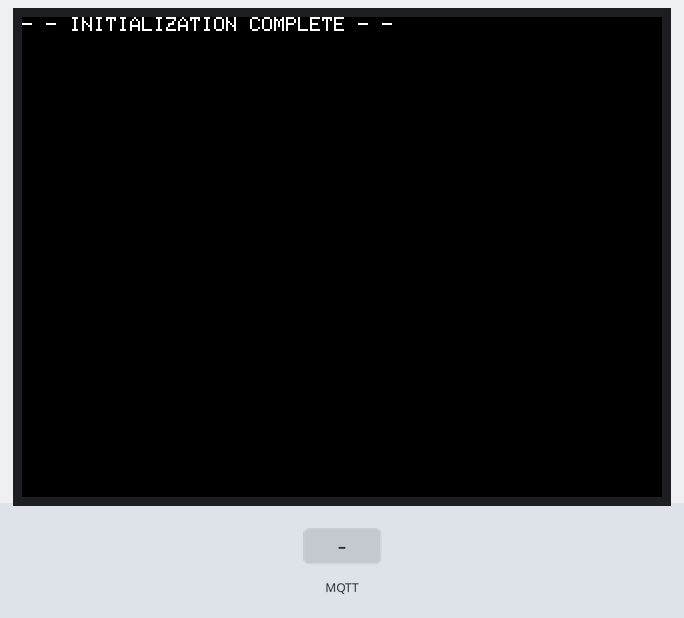
A sketch run on a simulated ESP32. Parts: 320×240 colour display. The test bench sets the inputs (shaded band). WiFi joins after 1.5 s; servers stay silent unless stated; no MQTT or app messages arrive unless stated; what the sketch prints to the serial monitor is not drawn.

Above: at 2.8 s.
2.9 s: MQTT message "1" arrives on the first subscribed topic
At 4.1 s:
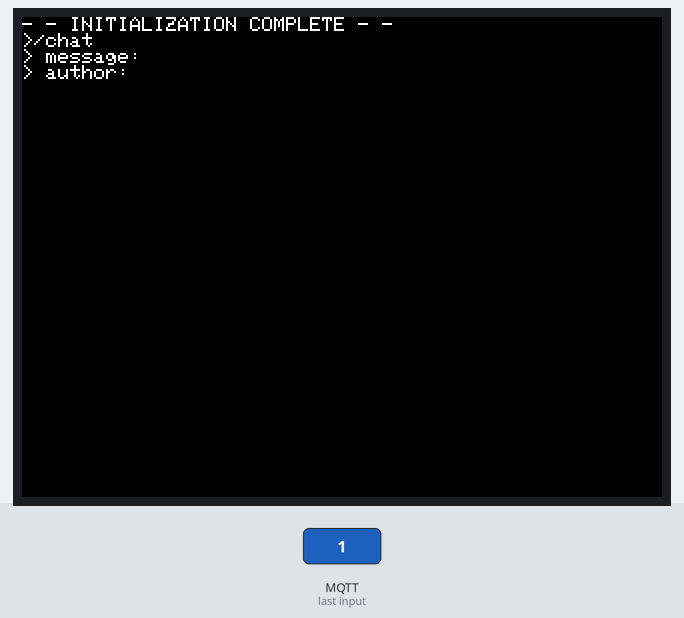
4.4 s: MQTT message "0" arrives on the first subscribed topic
At 5.2 s:
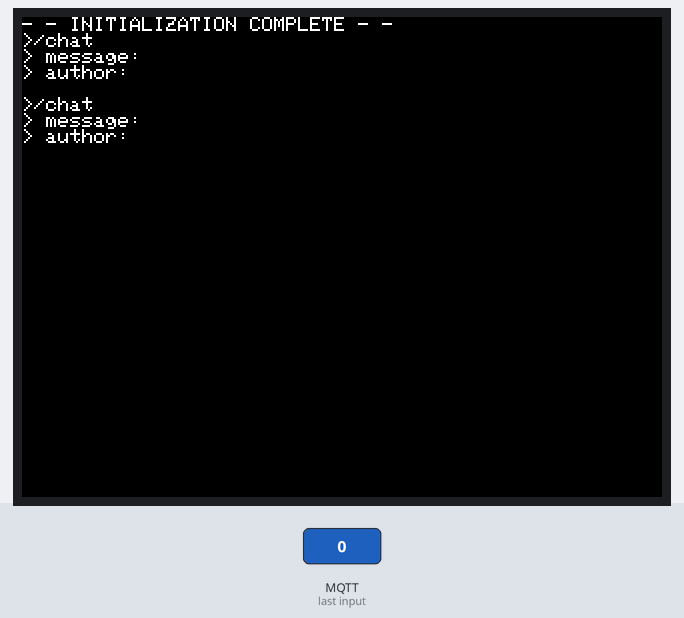
Timing chart, 0 to 7.4 s (numbered marks = the images above; inputs shaded):
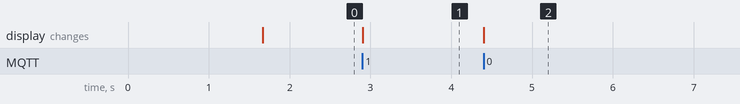

Measured:
- after the input at 2.9 s, the display: changes at once (image 1)
- after the input at 4.4 s, the display: changes at once (image 2)

The sketch:

M5MqttClient.ino
```cpp
#include <M5Stack.h>
#include <WiFi.h>
#include <PubSubClient.h>
/**
 * Json tutorial übernommen aus https://randomnerdtutorials.com/decoding-and-encoding-json-with-arduino-or-esp8266/
 */
#include <ArduinoJson.h>
StaticJsonDocument<512> jsonDoc;
const char* SSID = "REDACTED";
const char* PW = "REDACTED";
const char* MQTT_BROKER = "REDACTED";
const char* MQTT_CLIENT_NAME = "REDACTED";
const char* MQTT_CLIENT_PASSWORD= "REDACTED";
WiFiClient wifi;
PubSubClient mqtt(wifi);

// the setup routine runs once when M5Stack starts up
void setup(){
  Serial.begin(115200);

  // Initialize the M5Stack object
  M5.begin();

  setup_wifi();
  mqtt.setServer(MQTT_BROKER, 1883);
  mqtt.setCallback(mqtt_callback);
  /*
    Power chip connected to gpio21, gpio22, I2C device
    Set battery charging voltage and current
    If used battery, please call this function in your project
  */
  M5.Power.begin();

  // LCD display
  M5.Lcd.print("- - INITIALIZATION COMPLETE - -");
}

void setup_wifi() {
    delay(10);
    Serial.println();
    Serial.print("Connecting to ");
    Serial.println(SSID);
    WiFi.begin(SSID, PW);
    while (WiFi.status() != WL_CONNECTED) {
        delay(500);
        Serial.print(".");
    }
    Serial.println("");
    Serial.println("WiFi connected");
    Serial.println("IP address: ");
    Serial.println(WiFi.localIP());
}

void setup_mqtt() {
    while (!mqtt.connected()) {
        Serial.println("Reconnecting MQTT...");
        if (!mqtt.connect("ESP8266Client", MQTT_CLIENT_NAME, MQTT_CLIENT_PASSWORD)) {
            Serial.print("failed, rc=");
            Serial.print(mqtt.state());
            Serial.println(" retrying in 5 seconds");
            delay(5000);
        }
    }
    mqtt.subscribe("/chat");
    char json[] = "{\"message\":\"Hi together\",\"author\":\"M5StackCore\"}";
    mqtt.publish("/chat", json);
}

// the loop routine runs over and over again forever
void loop() {
    if (!mqtt.connected()) {
        setup_mqtt();
    }
    mqtt.loop();
}

void mqtt_callback(char* topic, byte* payload, unsigned int length) {
    char msg[length+1];
    for (int i = 0; i < length; i++) {
        msg[i] = (char)payload[i];
    }
    M5.Lcd.println();

    msg[length] = '\0';

    deserializeJson(jsonDoc, msg);
    M5.Lcd.print(">");
    M5.Lcd.println(topic);
    M5.Lcd.print("> message: ");
    const char* message= jsonDoc["message"];
    M5.Lcd.println(message);
    M5.Lcd.print("> author: ");
    const char* author = jsonDoc["author"];
    M5.Lcd.println(author);
}
```
